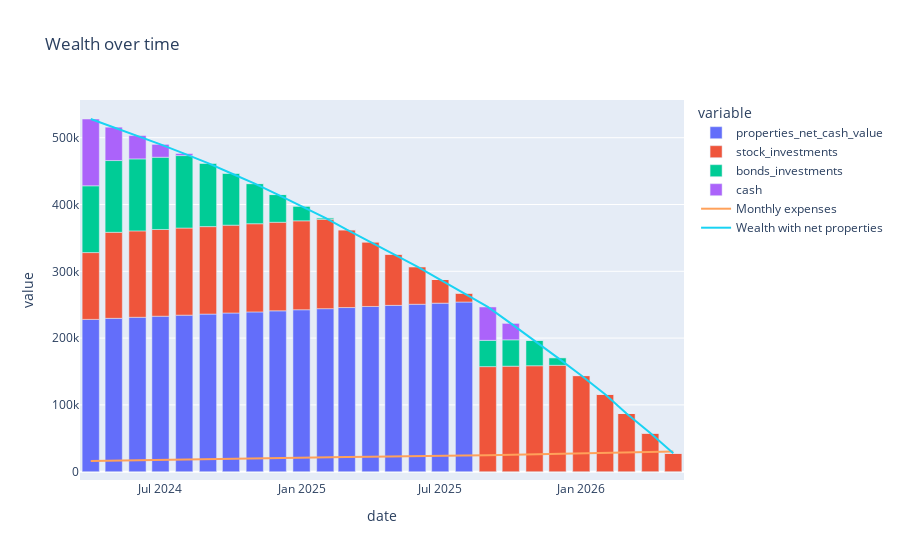

The cell this chart's notebook holds for it:
### Code cell
# I want to use plotly to create a nice stacked bar chart of bonds and stock investments
# with a line chart showing monthly expenses

fig = px.bar(df, x=df['date'], y=[
        "properties_net_cash_value",
        "stock_investments",
        "bonds_investments",
        "cash",
    ], title='Wealth over time')
fig.add_scatter(x=df['date'], y=df['monthly_expenses'], mode='lines', name='Monthly expenses')
fig.add_scatter(x=df['date'], y=df['wealth_inc_properties'], mode='lines', name='Wealth with net properties')

fig.show()
